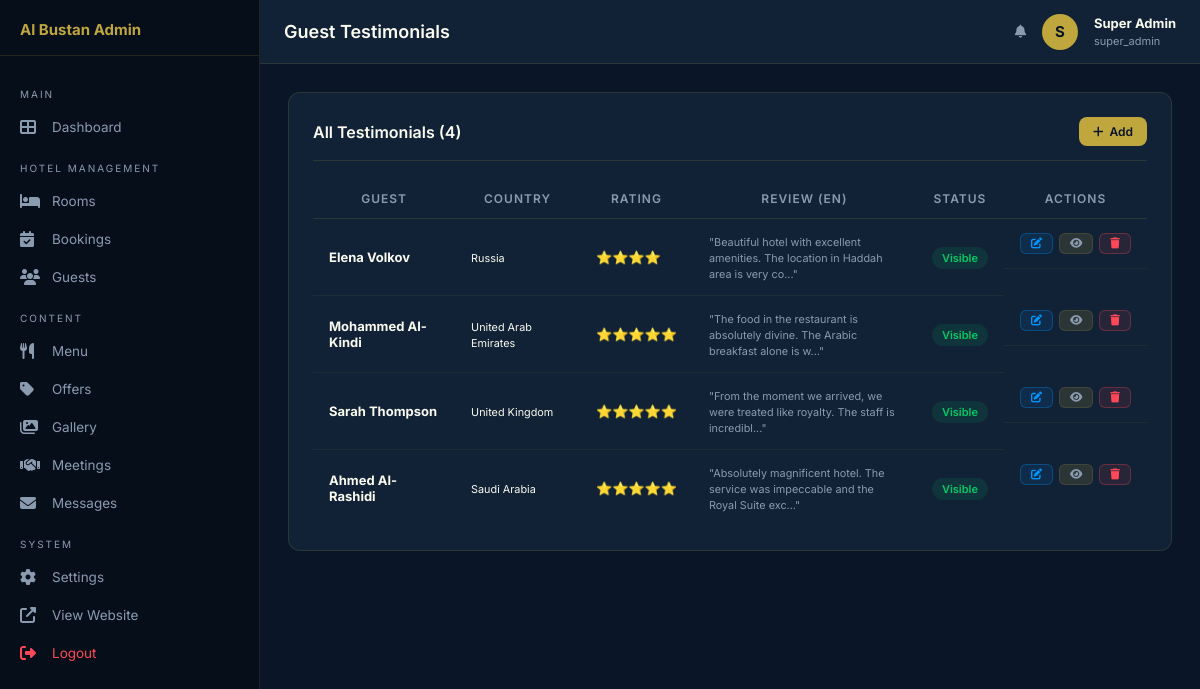
Screenshot of /admin/testimonials.php (signed in) with the database file from the repository.
### tables this page shows
CREATE TABLE IF NOT EXISTS `testimonials` (
  `id` INT AUTO_INCREMENT PRIMARY KEY,
  `guest_name` VARCHAR(100) NOT NULL,
  `country_en` VARCHAR(80) NULL,
  `country_ar` VARCHAR(80) NULL,
  `rating` TINYINT NOT NULL DEFAULT 5,
  `review_en` TEXT NOT NULL,
  `review_ar` TEXT NULL,
  `avatar` VARCHAR(255) NULL,
  `is_active` TINYINT(1) DEFAULT 1,
  `created_at` TIMESTAMP DEFAULT CURRENT_TIMESTAMP
);

### functions.php (called while the page is built, shortened)
<?php
function e(string $str): string {
    return htmlspecialchars($str, ENT_QUOTES | ENT_HTML5, 'UTF-8');
}

### admin/testimonials.php (the view, shortened to what this page needs)
<?php
require_once __DIR__ . '/../functions.php';
$db = getDB();
$editing=null;
$showForm=isset($_GET['action'])||$editing;
$items=$db->query("SELECT * FROM testimonials ORDER BY id DESC")->fetchAll();
require __DIR__ . '/includes/header.php';
?>
<?php if($showForm):?>
<div class="card">
  <div class="card-header"><span class="card-title"><?=$editing?'Edit Testimonial':'Add Testimonial'?></span><a href="testimonials.php" class="btn btn-sm btn-secondary"><i class="fas fa-arrow-left"></i> Back</a></div>
  <form method="POST" class="admin-form">
    <input type="hidden" name="save" value="1"><?php if($editing):?><input type="hidden" name="tid" value="<?=$editing['id']?>"><?php endif;?>
    <div class="form-row">
      <div class="form-group"><label>Guest Name</label><input type="text" name="guest_name" value="<?=e($editing['guest_name']??'')?>" required></div>
      <div class="form-group"><label>Rating (1-5)</label><select name="rating"><?php for($i=5;$i>=1;$i--):?><option value="<?=$i?>" <?=($editing['rating']??5)==$i?'selected':''?>><?=$i?> Stars</option><?php endfor;?></select></div>
    </div>
    <div class="form-row">
      <div class="form-group"><label>Country (English)</label><input type="text" name="country_en" value="<?=e($editing['country_en']??'')?>"></div>
      <div class="form-group"><label>Country (Arabic)</label><input type="text" name="country_ar" value="<?=e($editing['country_ar']??'')?>"></div>
    </div>
    <div class="form-row">
      <div class="form-group"><label>Review (English)</label><textarea name="review_en"><?=e($editing['review_en']??'')?></textarea></div>
      <div class="form-group"><label>Review (Arabic)</label><textarea name="review_ar"><?=e($editing['review_ar']??'')?></textarea></div>
    </div>
    <label style="display:flex;align-items:center;gap:8px;cursor:pointer;margin-bottom:16px;"><input type="checkbox" name="is_active" value="1" <?=($editing['is_active']??1)?'checked':''?>> Show on Website</label>
    <button type="submit" class="btn btn-primary"><i class="fas fa-save"></i> Save</button>
  </form>
</div>
<?php else:?>
<div class="card">
  <div class="card-header"><span class="card-title">All Testimonials (<?=count($items)?>)</span><a href="?action=add" class="btn btn-primary btn-sm"><i class="fas fa-plus"></i> Add</a></div>
  <div class="table-wrap"><table>
    <thead><tr><th>Guest</th><th>Country</th><th>Rating</th><th>Review (EN)</th><th>Status</th><th>Actions</th></tr></thead>
    <tbody>
      <?php foreach($items as $t):?>
      <tr>
        <td><strong><?=e($t['guest_name'])?></strong></td>
        <td><small><?=e($t['country_en']??'—')?></small></td>
        <td><?=str_repeat('⭐',$t['rating'])?></td>
        <td style="max-width:300px;"><small style="color:var(--gray);">"<?=e(mb_substr($t['review_en'],0,80))?>..."</small></td>
        <td><?=$t['is_active']?'<span class="badge badge-success">Visible</span>':'<span class="badge badge-secondary">Hidden</span>'?></td>
        <td style="display:flex;gap:6px;">
          <a href="?edit=<?=$t['id']?>" class="btn-xs btn-info"><i class="fas fa-edit"></i></a>
          <a href="?toggle=<?=$t['id']?>" class="btn-xs btn-secondary"><i class="fas fa-eye"></i></a>
          <a href="?delete=<?=$t['id']?>" class="btn-xs btn-danger" onclick="return confirm('Delete?')"><i class="fas fa-trash"></i></a>
        </td>
      </tr>
      <?php endforeach;?>
    </tbody>
  </table></div>
</div>
<?php endif;?>
</div></div></div></body></html>

### admin/assets/css/admin.css (style rules this page uses)
:root { --admin-dark: #0A1628; --admin-darker: #060E1A; --admin-card: #112236; --admin-border: rgba(191,166,61,0.15); --gold: #bfa63d; --gold-light: #d1bc6a; --cream: #fbfaef; --gray: #8A9BB0; --success: #00c864; --warning: #FFB800; --danger: #FF4757; --info: #0096FF; --sidebar-w: 260px; --topbar-h: 64px; }
* { box-sizing:border-box;margin:0;padding:0; }
html,body { height:100%; }
body { font-family:'Inter','Segoe UI',sans-serif;background:var(--admin-dark);color:var(--cream);font-size:14px;min-height:100vh; }
a { text-decoration:none;color:inherit;transition:0.2s; }
.card { background:var(--admin-card);border:1px solid var(--admin-border);border-radius:12px;padding:24px;margin-bottom:24px; }
.card-header { display:flex;align-items:center;justify-content:space-between;margin-bottom:18px;padding-bottom:14px;border-bottom:1px solid var(--admin-border); }
.card-title { font-size:16px;font-weight:600;color:var(--cream); }
.table-wrap { overflow-x:auto; }
table { width:100%;border-collapse:collapse; }
thead th { padding:12px 16px;font-size:12px;font-weight:600;color:var(--gray);letter-spacing:1px;text-transform:uppercase;border-bottom:1px solid var(--admin-border); }
tbody td { padding:14px 16px;font-size:13px;color:var(--cream);border-bottom:1px solid rgba(201,168,76,0.07);vertical-align:middle; }
tbody tr:last-child td { border-bottom:none; }
.btn,.btn-sm,.btn-xs { display:inline-flex;align-items:center;gap:6px;border:none;cursor:pointer;border-radius:8px;font-weight:600;font-size:13px;transition:0.2s; }
.btn { padding:10px 20px; }
.btn-sm { padding:7px 14px;font-size:12px; }
.btn-xs { padding:4px 10px;font-size:11px;border-radius:6px; }
.btn-primary { background:var(--gold);color:var(--admin-dark); }
.btn-danger { background:rgba(255,71,87,0.1);color:var(--danger);border:1px solid rgba(255,71,87,0.3); }
.btn-info { background:rgba(0,150,255,0.1);color:var(--info);border:1px solid rgba(0,150,255,0.3); }
.btn-secondary { background:var(--admin-border);color:var(--gray);border:1px solid var(--admin-border); }
.badge { padding:4px 10px;border-radius:20px;font-size:11px;font-weight:600; }
.badge-success,.badge-confirmed,.badge-active { background:rgba(0,200,100,0.1);color:var(--success); }

### rows the page displays
testimonials: guest_name "Elena Volkov", country_en "Russia", rating "⭐⭐⭐⭐", review_en "Beautiful hotel with excellent amenities. The location in Haddah area is very co", is_active "Visible"
testimonials: guest_name "Mohammed Al-Kindi", country_en "United Arab Emirates", rating "⭐⭐⭐⭐⭐", review_en "The food in the restaurant is absolutely divine. The Arabic breakfast alone is w", is_active "Visible"
testimonials: guest_name "Sarah Thompson", country_en "United Kingdom", rating "⭐⭐⭐⭐⭐", review_en "From the moment we arrived, we were treated like royalty. The staff is incredibl", is_active "Visible"
testimonials: guest_name "Ahmed Al-Rashidi", country_en "Saudi Arabia", rating "⭐⭐⭐⭐⭐", review_en "Absolutely magnificent hotel. The service was impeccable and the Royal Suite exc", is_active "Visible"

### other values shown
$adminPageTitle "Guest Testimonials"
substr($admin['name'],0,1) "S"
$admin['name'] "Super Admin"
$admin['role'] "super_admin"
count($items) "4"
